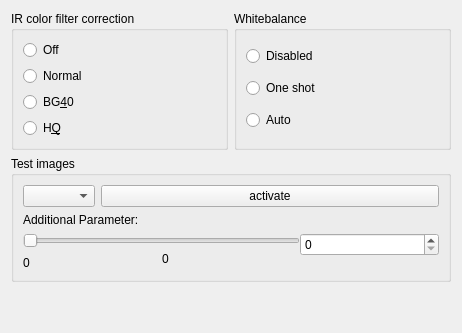
     <widget class="QWidget" name="Processing">
      <attribute name="title">
       <string>Processi&amp;ng</string>
      </attribute>
      <layout class="QGridLayout">
       <item row="1" column="1" rowspan="2" colspan="2">
        <widget class="QGroupBox" name="Testimages">
         <property name="sizePolicy">
          <sizepolicy hsizetype="Expanding" vsizetype="Preferred">
           <horstretch>0</horstretch>
           <verstretch>0</verstretch>
          </sizepolicy>
         </property>
         <property name="title">
          <string>Test images</string>
         </property>
         <layout class="QVBoxLayout" name="verticalLayout">
          <item>
           <layout class="QHBoxLayout" name="horizontalLayout_2">
            <item>
             <widget class="QComboBox" name="cb_testimages">
              <property name="sizePolicy">
               <sizepolicy hsizetype="Maximum" vsizetype="Fixed">
                <horstretch>0</horstretch>
                <verstretch>0</verstretch>
               </sizepolicy>
              </property>
             </widget>
            </item>
            <item>
             <widget class="QPushButton" name="pB_SetTestImage">
              <property name="sizePolicy">
               <sizepolicy hsizetype="MinimumExpanding" vsizetype="Fixed">
                <horstretch>0</horstretch>
                <verstretch>0</verstretch>
               </sizepolicy>
              </property>
              <property name="text">
               <string>activate</string>
              </property>
             </widget>
            </item>
           </layout>
          </item>
          <item>
           <widget class="QLabel" name="label_testimagesAdditionalParam">
            <property name="text">
             <string>Additional Parameter:</string>
            </property>
           </widget>
          </item>
          <item>
           <layout class="QGridLayout" name="gridLayout_18">
            <property name="spacing">
             <number>0</number>
            </property>
            <item row="0" column="0" colspan="2">
             <widget class="QSlider" name="slider_testimagesValue">
              <property name="orientation">
               <enum>Qt::Horizontal</enum>
              </property>
             </widget>
            </item>
            <item row="0" column="2" rowspan="2">
             <widget class="QSpinBox" name="spin_testimagesValue"/>
            </item>
            <item row="1" column="1" rowspan="2">
             <widget class="QLabel" name="label_testimages_max">
              <property name="layoutDirection">
               <enum>Qt::RightToLeft</enum>
              </property>
              <property name="text">
               <string>0</string>
              </property>
             </widget>
            </item>
            <item row="2" column="0">
             <widget class="QLabel" name="label_testimages_min">
              <property name="text">
               <string>0</string>
              </property>
             </widget>
            </item>
           </layout>
          </item>
         </layout>
        </widget>
       </item>
       <item row="0" column="1">
        <widget class="QGroupBox" name="buttonGroupColorCorrection">
         <property name="title">
          <string>IR color filter correction</string>
         </property>
         <layout class="QVBoxLayout" name="verticalLayout_4">
          <item>
           <widget class="QRadioButton" name="radioButtonCCOff">
            <property name="text">
             <string>Off</string>
            </property>
            <property name="shortcut">
             <string/>
            </property>
           </widget>
          </item>
          <item>
           <widget class="QRadioButton" name="radioButtonCCNormal">
            <property name="text">
             <string>Normal</string>
            </property>
            <property name="shortcut">
             <string/>
            </property>
           </widget>
          </item>
          <item>
           <widget class="QRadioButton" name="radioButtonCCBG40">
            <property name="text">
             <string>BG&amp;40</string>
            </property>
            <property name="shortcut">
             <string>Alt+4</string>
            </property>
           </widget>
          </item>
          <item>
           <widget class="QRadioButton" name="radioButtonCCHQ">
            <property name="text">
             <string>H&amp;Q</string>
            </property>
            <property name="shortcut">
             <string>Alt+Q</string>
            </property>
           </widget>
          </item>
         </layout>
        </widget>
       </item>
       <item row="4" column="1" colspan="2">
        <spacer name="spacer62">
         <property name="orientation">
          <enum>Qt::Vertical</enum>
         </property>
         <property name="sizeType">
          <enum>QSizePolicy::Expanding</enum>
         </property>
         <property name="sizeHint" stdset="0">
          <size>
           <width>440</width>
           <height>40</height>
          </size>
         </property>
        </spacer>
       </item>
       <item row="0" column="2">
        <widget class="QGroupBox" name="buttonGroupWhitebalance">
         <property name="title">
          <string>Whitebalance</string>
         </property>
         <layout class="QVBoxLayout" name="verticalLayout_5">
          <item>
           <widget class="QRadioButton" name="radioButtonDisabled">
            <property name="text">
             <string>Disabled</string>
            </property>
           </widget>
          </item>
          <item>
           <widget class="QRadioButton" name="radioButtonOneShot">
            <property name="text">
             <string>One shot</string>
            </property>
            <property name="shortcut">
             <string/>
            </property>
           </widget>
          </item>
          <item>
           <widget class="QRadioButton" name="radioButtonAuto">
            <property name="cursor">
             <cursorShape>ArrowCursor</cursorShape>
            </property>
            <property name="text">
             <string>Auto</string>
            </property>
           </widget>
          </item>
         </layout>
        </widget>
       </item>
      </layout>
     </widget>
